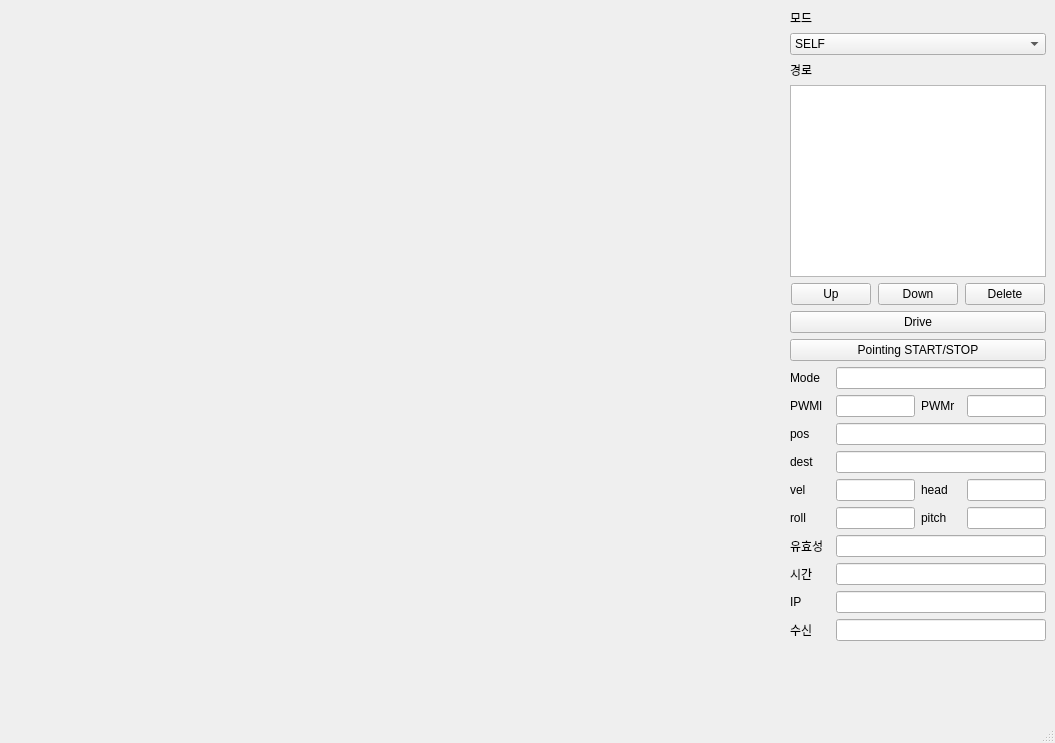
<?xml version="1.0" encoding="UTF-8"?>
<ui version="4.0">
 <class>MainWindow</class>
 <widget class="QMainWindow" name="MainWindow">
  <property name="geometry">
   <rect>
    <x>0</x>
    <y>0</y>
    <width>1055</width>
    <height>743</height>
   </rect>
  </property>
  <property name="windowTitle">
   <string>MainWindow</string>
  </property>
  <widget class="QWidget" name="centralwidget">
   <layout class="QGridLayout" name="gridLayout">
    <item row="0" column="0">
     <layout class="QHBoxLayout" name="Outer_Layout" stretch="8,2">
      <item>
       <layout class="QVBoxLayout" name="Folium"/>
      </item>
      <item>
       <layout class="QVBoxLayout" name="verticalLayout_2">
        <item>
         <widget class="QLabel" name="label">
          <property name="sizePolicy">
           <sizepolicy hsizetype="Preferred" vsizetype="Fixed">
            <horstretch>0</horstretch>
            <verstretch>0</verstretch>
           </sizepolicy>
          </property>
          <property name="text">
           <string>모드</string>
          </property>
         </widget>
        </item>
        <item>
         <widget class="QComboBox" name="comboBox">
          <item>
           <property name="text">
            <string>SELF</string>
           </property>
          </item>
          <item>
           <property name="text">
            <string>AUTO</string>
           </property>
          </item>
         </widget>
        </item>
        <item>
         <widget class="QLabel" name="label_2">
          <property name="sizePolicy">
           <sizepolicy hsizetype="Preferred" vsizetype="Fixed">
            <horstretch>0</horstretch>
            <verstretch>0</verstretch>
           </sizepolicy>
          </property>
          <property name="text">
           <string>경로</string>
          </property>
         </widget>
        </item>
        <item>
         <widget class="QListView" name="waypoints">
          <property name="sizePolicy">
           <sizepolicy hsizetype="Minimum" vsizetype="Fixed">
            <horstretch>0</horstretch>
            <verstretch>0</verstretch>
           </sizepolicy>
          </property>
         </widget>
        </item>
        <item>
         <layout class="QHBoxLayout" name="horizontalLayout">
          <item>
           <widget class="QPushButton" name="btn_up">
            <property name="sizePolicy">
             <sizepolicy hsizetype="Fixed" vsizetype="Fixed">
              <horstretch>0</horstretch>
              <verstretch>0</verstretch>
             </sizepolicy>
            </property>
            <property name="text">
             <string>Up</string>
            </property>
           </widget>
          </item>
          <item>
           <widget class="QPushButton" name="btn_down">
            <property name="sizePolicy">
             <sizepolicy hsizetype="Fixed" vsizetype="Fixed">
              <horstretch>0</horstretch>
              <verstretch>0</verstretch>
             </sizepolicy>
            </property>
            <property name="text">
             <string>Down</string>
            </property>
           </widget>
          </item>
          <item>
           <widget class="QPushButton" name="btn_delete">
            <property name="sizePolicy">
             <sizepolicy hsizetype="Fixed" vsizetype="Fixed">
              <horstretch>0</horstretch>
              <verstretch>0</verstretch>
             </sizepolicy>
            </property>
            <property name="text">
             <string>Delete</string>
            </property>
           </widget>
          </item>
         </layout>
        </item>
        <item>
         <widget class="QPushButton" name="btn_drive">
          <property name="text">
           <string>Drive</string>
          </property>
         </widget>
        </item>
        <item>
         <widget class="QPushButton" name="btn_pointing">
          <property name="text">
           <string>Pointing START/STOP</string>
          </property>
         </widget>
        </item>
        <item>
         <layout class="QHBoxLayout" name="horizontalLayout_2">
          <item>
           <widget class="QLabel" name="lbl_mode">
            <property name="sizePolicy">
             <sizepolicy hsizetype="Fixed" vsizetype="Minimum">
              <horstretch>0</horstretch>
              <verstretch>0</verstretch>
             </sizepolicy>
            </property>
            <property name="minimumSize">
             <size>
              <width>40</width>
              <height>0</height>
             </size>
            </property>
            <property name="maximumSize">
             <size>
              <width>40</width>
              <height>16777215</height>
             </size>
            </property>
            <property name="text">
             <string>Mode</string>
            </property>
           </widget>
          </item>
          <item>
           <widget class="QLineEdit" name="edit_mode">
            <property name="sizePolicy">
             <sizepolicy hsizetype="Expanding" vsizetype="Fixed">
              <horstretch>0</horstretch>
              <verstretch>0</verstretch>
             </sizepolicy>
            </property>
           </widget>
          </item>
         </layout>
        </item>
        <item>
         <layout class="QHBoxLayout" name="horizontalLayout_3">
          <item>
           <widget class="QLabel" name="lbl_pwml">
            <property name="sizePolicy">
             <sizepolicy hsizetype="Fixed" vsizetype="Preferred">
              <horstretch>0</horstretch>
              <verstretch>0</verstretch>
             </sizepolicy>
            </property>
            <property name="minimumSize">
             <size>
              <width>40</width>
              <height>0</height>
             </size>
            </property>
            <property name="maximumSize">
             <size>
              <width>40</width>
              <height>16777215</height>
             </size>
            </property>
            <property name="text">
             <string>PWMl</string>
            </property>
           </widget>
          </item>
          <item>
           <widget class="QLineEdit" name="edit_pwml"/>
          </item>
          <item>
           <widget class="QLabel" name="lbl_pwmr">
            <property name="sizePolicy">
             <sizepolicy hsizetype="Fixed" vsizetype="Preferred">
              <horstretch>0</horstretch>
              <verstretch>0</verstretch>
             </sizepolicy>
            </property>
            <property name="minimumSize">
             <size>
              <width>40</width>
              <height>0</height>
             </size>
            </property>
            <property name="maximumSize">
             <size>
              <width>40</width>
              <height>16777215</height>
             </size>
            </property>
            <property name="text">
             <string>PWMr</string>
            </property>
           </widget>
          </item>
          <item>
           <widget class="QLineEdit" name="edit_pwmr"/>
          </item>
         </layout>
        </item>
        <item>
         <layout class="QHBoxLayout" name="horizontalLayout_4">
          <item>
           <widget class="QLabel" name="label_6">
            <property name="sizePolicy">
             <sizepolicy hsizetype="Fixed" vsizetype="Minimum">
              <horstretch>0</horstretch>
              <verstretch>0</verstretch>
             </sizepolicy>
            </property>
            <property name="minimumSize">
             <size>
              <width>40</width>
              <height>0</height>
             </size>
            </property>
            <property name="maximumSize">
             <size>
              <width>40</width>
              <height>16777215</height>
             </size>
            </property>
            <property name="text">
             <string>pos</string>
            </property>
           </widget>
          </item>
          <item>
           <widget class="QLineEdit" name="edit_position">
            <property name="sizePolicy">
             <sizepolicy hsizetype="Expanding" vsizetype="Fixed">
              <horstretch>0</horstretch>
              <verstretch>0</verstretch>
             </sizepolicy>
            </property>
           </widget>
          </item>
         </layout>
        </item>
        <item>
         <layout class="QHBoxLayout" name="horizontalLayout_5">
          <item>
           <widget class="QLabel" name="label_7">
            <property name="sizePolicy">
             <sizepolicy hsizetype="Fixed" vsizetype="Minimum">
              <horstretch>0</horstretch>
              <verstretch>0</verstretch>
             </sizepolicy>
            </property>
            <property name="minimumSize">
             <size>
              <width>40</width>
              <height>0</height>
             </size>
            </property>
            <property name="maximumSize">
             <size>
              <width>40</width>
              <height>16777215</height>
             </size>
            </property>
            <property name="text">
             <string>dest</string>
            </property>
           </widget>
          </item>
          <item>
           <widget class="QLineEdit" name="edit_destination">
            <property name="sizePolicy">
             <sizepolicy hsizetype="Expanding" vsizetype="Fixed">
              <horstretch>0</horstretch>
              <verstretch>0</verstretch>
             </sizepolicy>
            </property>
           </widget>
          </item>
         </layout>
        </item>
        <item>
         <layout class="QHBoxLayout" name="horizontalLayout_6">
          <item>
           <widget class="QLabel" name="lbl_velocity">
            <property name="sizePolicy">
             <sizepolicy hsizetype="Fixed" vsizetype="Preferred">
              <horstretch>0</horstretch>
              <verstretch>0</verstretch>
             </sizepolicy>
            </property>
            <property name="minimumSize">
             <size>
              <width>40</width>
              <height>0</height>
             </size>
            </property>
            <property name="maximumSize">
             <size>
              <width>40</width>
              <height>16777215</height>
             </size>
            </property>
            <property name="text">
             <string>vel</string>
            </property>
           </widget>
          </item>
          <item>
           <widget class="QLineEdit" name="edit_velocity"/>
          </item>
          <item>
           <widget class="QLabel" name="lbl_heading">
            <property name="sizePolicy">
             <sizepolicy hsizetype="Fixed" vsizetype="Preferred">
              <horstretch>0</horstretch>
              <verstretch>0</verstretch>
             </sizepolicy>
            </property>
            <property name="minimumSize">
             <size>
              <width>40</width>
              <height>0</height>
             </size>
            </property>
            <property name="maximumSize">
             <size>
              <width>40</width>
              <height>16777215</height>
             </size>
            </property>
            <property name="text">
             <string>head</string>
            </property>
           </widget>
          </item>
          <item>
           <widget class="QLineEdit" name="edit_heading"/>
          </item>
         </layout>
        </item>
        <item>
         <layout class="QHBoxLayout" name="horizontalLayout_12">
          <item>
           <widget class="QLabel" name="lbl_roll">
            <property name="sizePolicy">
             <sizepolicy hsizetype="Fixed" vsizetype="Preferred">
              <horstretch>0</horstretch>
              <verstretch>0</verstretch>
             </sizepolicy>
            </property>
            <property name="minimumSize">
             <size>
              <width>40</width>
              <height>0</height>
             </size>
            </property>
            <property name="maximumSize">
             <size>
              <width>40</width>
              <height>16777215</height>
             </size>
            </property>
            <property name="text">
             <string>roll</string>
            </property>
           </widget>
          </item>
          <item>
           <widget class="QLineEdit" name="edit_roll"/>
          </item>
          <item>
           <widget class="QLabel" name="lbl_pitch">
            <property name="sizePolicy">
             <sizepolicy hsizetype="Fixed" vsizetype="Preferred">
              <horstretch>0</horstretch>
              <verstretch>0</verstretch>
             </sizepolicy>
            </property>
            <property name="minimumSize">
             <size>
              <width>40</width>
              <height>0</height>
             </size>
            </property>
            <property name="maximumSize">
             <size>
              <width>40</width>
              <height>16777215</height>
             </size>
            </property>
            <property name="text">
             <string>pitch</string>
            </property>
           </widget>
          </item>
          <item>
           <widget class="QLineEdit" name="edit_pitch">
            <property name="text">
             <string/>
            </property>
           </widget>
          </item>
         </layout>
        </item>
        <item>
         <layout class="QHBoxLayout" name="horizontalLayout_7">
          <item>
           <widget class="QLabel" name="lbl_validity">
            <property name="sizePolicy">
             <sizepolicy hsizetype="Fixed" vsizetype="Minimum">
              <horstretch>0</horstretch>
              <verstretch>0</verstretch>
             </sizepolicy>
            </property>
            <property name="minimumSize">
             <size>
              <width>40</width>
              <height>0</height>
             </size>
            </property>
            <property name="maximumSize">
             <size>
              <width>40</width>
              <height>16777215</height>
             </size>
            </property>
            <property name="text">
             <string>유효성</string>
            </property>
           </widget>
          </item>
          <item>
           <widget class="QLineEdit" name="edit_validity">
            <property name="sizePolicy">
             <sizepolicy hsizetype="Expanding" vsizetype="Fixed">
              <horstretch>0</horstretch>
              <verstretch>0</verstretch>
             </sizepolicy>
            </property>
           </widget>
          </item>
         </layout>
        </item>
        <item>
         <layout class="QHBoxLayout" name="horizontalLayout_8">
          <item>
           <widget class="QLabel" name="lbl_time">
            <property name="sizePolicy">
             <sizepolicy hsizetype="Fixed" vsizetype="Minimum">
              <horstretch>0</horstretch>
              <verstretch>0</verstretch>
             </sizepolicy>
            </property>
            <property name="minimumSize">
             <size>
              <width>40</width>
              <height>0</height>
             </size>
            </property>
            <property name="maximumSize">
             <size>
              <width>40</width>
              <height>16777215</height>
             </size>
            </property>
            <property name="text">
             <string>시간</string>
            </property>
           </widget>
          </item>
          <item>
           <widget class="QLineEdit" name="edit_time">
            <property name="sizePolicy">
             <sizepolicy hsizetype="Expanding" vsizetype="Fixed">
              <horstretch>0</horstretch>
              <verstretch>0</verstretch>
             </sizepolicy>
            </property>
           </widget>
          </item>
         </layout>
        </item>
        <item>
         <layout class="QHBoxLayout" name="horizontalLayout_9">
          <item>
           <widget class="QLabel" name="lbl_ip">
            <property name="sizePolicy">
             <sizepolicy hsizetype="Fixed" vsizetype="Minimum">
              <horstretch>0</horstretch>
              <verstretch>0</verstretch>
             </sizepolicy>
            </property>
            <property name="minimumSize">
             <size>
              <width>40</width>
              <height>0</height>
             </size>
            </property>
            <property name="maximumSize">
             <size>
              <width>40</width>
              <height>16777215</height>
             </size>
            </property>
            <property name="text">
             <string>IP</string>
            </property>
           </widget>
          </item>
          <item>
           <widget class="QLineEdit" name="edit_IP">
            <property name="sizePolicy">
             <sizepolicy hsizetype="Expanding" vsizetype="Fixed">
              <horstretch>0</horstretch>
              <verstretch>0</verstretch>
             </sizepolicy>
            </property>
           </widget>
          </item>
         </layout>
        </item>
        <item>
         <layout class="QHBoxLayout" name="horizontalLayout_10">
          <item>
           <widget class="QLabel" name="lbl_ip_status">
            <property name="sizePolicy">
             <sizepolicy hsizetype="Fixed" vsizetype="Minimum">
              <horstretch>0</horstretch>
              <verstretch>0</verstretch>
             </sizepolicy>
            </property>
            <property name="minimumSize">
             <size>
              <width>40</width>
              <height>0</height>
             </size>
            </property>
            <property name="maximumSize">
             <size>
              <width>40</width>
              <height>16777215</height>
             </size>
            </property>
            <property name="text">
             <string>수신</string>
            </property>
           </widget>
          </item>
          <item>
           <widget class="QLineEdit" name="edit_com_status">
            <property name="sizePolicy">
             <sizepolicy hsizetype="Expanding" vsizetype="Fixed">
              <horstretch>0</horstretch>
              <verstretch>0</verstretch>
             </sizepolicy>
            </property>
           </widget>
          </item>
         </layout>
        </item>
        <item>
         <spacer name="verticalSpacer">
          <property name="orientation">
           <enum>Qt::Vertical</enum>
          </property>
          <property name="sizeHint" stdset="0">
           <size>
            <width>20</width>
            <height>40</height>
           </size>
          </property>
         </spacer>
        </item>
       </layout>
      </item>
     </layout>
    </item>
   </layout>
  </widget>
  <widget class="QMenuBar" name="menubar">
   <property name="geometry">
    <rect>
     <x>0</x>
     <y>0</y>
     <width>1055</width>
     <height>21</height>
    </rect>
   </property>
  </widget>
  <widget class="QStatusBar" name="statusbar"/>
 </widget>
 <resources/>
 <connections>
  <connection>
   <sender>btn_pointing</sender>
   <signal>clicked()</signal>
   <receiver>MainWindow</receiver>
   <slot>pointing()</slot>
   <hints>
    <hint type="sourcelabel">
     <x>995</x>
     <y>374</y>
    </hint>
    <hint type="destinationlabel">
     <x>1054</x>
     <y>732</y>
    </hint>
   </hints>
  </connection>
  <connection>
   <sender>btn_up</sender>
   <signal>clicked()</signal>
   <receiver>MainWindow</receiver>
   <slot>move_item_up()</slot>
   <hints>
    <hint type="sourcelabel">
     <x>867</x>
     <y>315</y>
    </hint>
    <hint type="destinationlabel">
     <x>1054</x>
     <y>732</y>
    </hint>
   </hints>
  </connection>
  <connection>
   <sender>btn_down</sender>
   <signal>clicked()</signal>
   <receiver>MainWindow</receiver>
   <slot>move_item_down()</slot>
   <hints>
    <hint type="sourcelabel">
     <x>952</x>
     <y>315</y>
    </hint>
    <hint type="destinationlabel">
     <x>1054</x>
     <y>732</y>
    </hint>
   </hints>
  </connection>
  <connection>
   <sender>btn_delete</sender>
   <signal>clicked()</signal>
   <receiver>MainWindow</receiver>
   <slot>delete_item()</slot>
   <hints>
    <hint type="sourcelabel">
     <x>1037</x>
     <y>315</y>
    </hint>
    <hint type="destinationlabel">
     <x>1054</x>
     <y>732</y>
    </hint>
   </hints>
  </connection>
  <connection>
   <sender>btn_drive</sender>
   <signal>clicked()</signal>
   <receiver>MainWindow</receiver>
   <slot>coordinates_diff()</slot>
   <hints>
    <hint type="sourcelabel">
     <x>913</x>
     <y>333</y>
    </hint>
    <hint type="destinationlabel">
     <x>892</x>
     <y>708</y>
    </hint>
   </hints>
  </connection>
 </connections>
 <slots>
  <slot>pointing()</slot>
  <slot>move_item_up()</slot>
  <slot>move_item_down()</slot>
  <slot>delete_item()</slot>
  <slot>coordinates_diff()</slot>
 </slots>
</ui>
